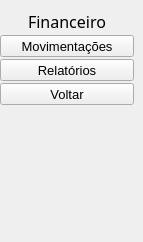
    <widget class="QWidget" name="page_15">
     <widget class="QWidget" name="verticalLayoutWidget_7">
      <property name="geometry">
       <rect>
        <x>0</x>
        <y>10</y>
        <width>134</width>
        <height>223</height>
       </rect>
      </property>
      <layout class="QVBoxLayout" name="verticalLayout_7">
       <property name="spacing">
        <number>2</number>
       </property>
       <item>
        <widget class="QLabel" name="label_4">
         <property name="font">
          <font>
           <family>Montserrat Medium</family>
           <pointsize>12</pointsize>
           <weight>50</weight>
           <bold>false</bold>
          </font>
         </property>
         <property name="text">
          <string>&lt;html&gt;&lt;head/&gt;&lt;body&gt;&lt;p align=&quot;center&quot;&gt;Financeiro&lt;/p&gt;&lt;/body&gt;&lt;/html&gt;</string>
         </property>
        </widget>
       </item>
       <item>
        <widget class="QToolButton" name="bttn_movements">
         <property name="sizePolicy">
          <sizepolicy hsizetype="Preferred" vsizetype="Preferred">
           <horstretch>0</horstretch>
           <verstretch>0</verstretch>
          </sizepolicy>
         </property>
         <property name="font">
          <font>
           <pointsize>10</pointsize>
          </font>
         </property>
         <property name="text">
          <string>Movimentações</string>
         </property>
         <property name="icon">
          <iconset>
           <normaloff>../Icones/currency_exchange_24dp_E3E3E3_FILL0_wght400_GRAD0_opsz24.png</normaloff>../Icones/currency_exchange_24dp_E3E3E3_FILL0_wght400_GRAD0_opsz24.png</iconset>
         </property>
         <property name="iconSize">
          <size>
           <width>32</width>
           <height>32</height>
          </size>
         </property>
         <property name="toolButtonStyle">
          <enum>Qt::ToolButtonTextUnderIcon</enum>
         </property>
        </widget>
       </item>
       <item>
        <widget class="QToolButton" name="bttn_report">
         <property name="sizePolicy">
          <sizepolicy hsizetype="Preferred" vsizetype="Preferred">
           <horstretch>0</horstretch>
           <verstretch>0</verstretch>
          </sizepolicy>
         </property>
         <property name="font">
          <font>
           <pointsize>10</pointsize>
          </font>
         </property>
         <property name="text">
          <string>Relatórios</string>
         </property>
         <property name="icon">
          <iconset>
           <normaloff>../Icones/description_24dp_E3E3E3_FILL0_wght400_GRAD0_opsz24.png</normaloff>../Icones/description_24dp_E3E3E3_FILL0_wght400_GRAD0_opsz24.png</iconset>
         </property>
         <property name="iconSize">
          <size>
           <width>32</width>
           <height>32</height>
          </size>
         </property>
         <property name="toolButtonStyle">
          <enum>Qt::ToolButtonTextUnderIcon</enum>
         </property>
        </widget>
       </item>
       <item>
        <widget class="QToolButton" name="bttn_back_3">
         <property name="sizePolicy">
          <sizepolicy hsizetype="Preferred" vsizetype="Preferred">
           <horstretch>0</horstretch>
           <verstretch>0</verstretch>
          </sizepolicy>
         </property>
         <property name="font">
          <font>
           <pointsize>10</pointsize>
          </font>
         </property>
         <property name="text">
          <string>Voltar</string>
         </property>
         <property name="icon">
          <iconset>
           <normaloff>../Icones/keyboard_return_24dp_E3E3E3_FILL0_wght400_GRAD0_opsz24.png</normaloff>../Icones/keyboard_return_24dp_E3E3E3_FILL0_wght400_GRAD0_opsz24.png</iconset>
         </property>
         <property name="iconSize">
          <size>
           <width>32</width>
           <height>32</height>
          </size>
         </property>
         <property name="toolButtonStyle">
          <enum>Qt::ToolButtonTextUnderIcon</enum>
         </property>
        </widget>
       </item>
       <item>
        <spacer name="verticalSpacer_6">
         <property name="orientation">
          <enum>Qt::Vertical</enum>
         </property>
         <property name="sizeHint" stdset="0">
          <size>
           <width>20</width>
           <height>40</height>
          </size>
         </property>
        </spacer>
       </item>
      </layout>
     </widget>
    </widget>
